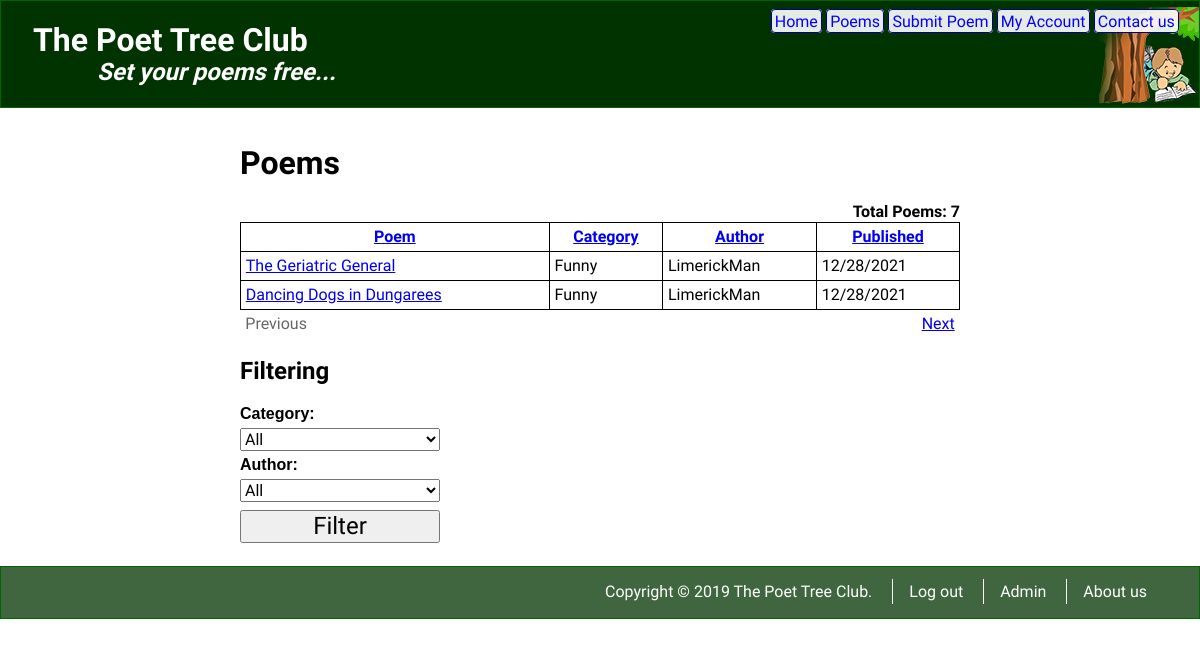
Screenshot of /ExceptionHandling/Exercises/phppoetry.com/poems.php?cat=0&user=0&order=category&dir=asc with the database file from the repository.
### tables this page shows
CREATE TABLE poems (
  poem_id INT NOT NULL AUTO_INCREMENT,
  title VARCHAR(200) NOT NULL, 
  poem TEXT NOT NULL, 
  date_submitted DATETIME NOT NULL DEFAULT now(),
  category_id INT,
  user_id INT,
  date_approved DATETIME,
  INDEX cat_ind (category_id),
  INDEX usr_ind (user_id),
  FOREIGN KEY (user_id) references users(user_id),
  FOREIGN KEY (category_id) references categories(category_id),
  PRIMARY KEY(poem_id)
);

CREATE TABLE categories (
  category_id INT NOT NULL AUTO_INCREMENT,
  category VARCHAR(100) NOT NULL, 
  PRIMARY KEY(category_id)
);

CREATE TABLE users (
  user_id INT NOT NULL AUTO_INCREMENT,
  first_name VARCHAR(50) NOT NULL, 
  last_name VARCHAR(50) NOT NULL, 
  email VARCHAR(100) NOT NULL UNIQUE, 
  username VARCHAR(30) NOT NULL UNIQUE,
  pass_phrase VARCHAR(500) NOT NULL,
  is_admin TINYINT NOT NULL DEFAULT 0,
  date_registered DATETIME NOT NULL DEFAULT now(),
  profile_pic VARCHAR(30) UNIQUE,
  registration_confirmed TINYINT NOT NULL DEFAULT 0,
  PRIMARY KEY(user_id)
);

### ExceptionHandling/Exercises/phppoetry.com/poems.php (the view, shortened to what this page needs)
<?php
  $pageTitle = 'Poems';
  $offset = $_GET['offset'] ?? 0;
  $offset = (int) $offset;
  $rowsToShow = 2;
  $order = $_GET['order'] ?? 'date_approved';
  $dir = $_GET['dir'] ?? 'desc';
  $dsn = 'mysql:host=localhost;dbname=poetree';
  $username = 'root';
  $password = 'pwdpwd';
  $db = new PDO($dsn, $username, $password);
  $query = "SELECT p.poem_id, p.title, p.date_approved,
  c.category, u.username
          FROM poems p
          JOIN categories c ON c.category_id = p.category_id
          JOIN users u ON u.user_id = p.user_id
          WHERE p.date_approved IS NOT NULL";
  $selCatId = $_GET['cat'] ?? 0;
  $selUserId = $_GET['user'] ?? 0;
  $params = [];
  $query .= " ORDER BY  $order $dir
          LIMIT $offset, $rowsToShow";
  $stmt = $db->prepare($query);
  $stmt->execute($params);
  $qPoemCount = "SELECT COUNT(p.poem_id) AS num
  FROM poems p
    JOIN categories c ON c.category_id = p.category_id
    JOIN users u ON u.user_id = p.user_id
  WHERE p.date_approved IS NOT NULL";
  $stmtPoemCount = $db->prepare($qPoemCount);
  $stmtPoemCount->execute($params);
  $poemCount = $stmtPoemCount->fetch()['num'];
  $prevOffset = max($offset - $rowsToShow, 0);
  $nextOffset = $offset + $rowsToShow;
  $href = "poems.php?cat=$selCatId&user=$selUserId&";
  $prev = $href . "offset=$prevOffset&order=$order&dir=$dir";
  $next = $href . "offset=$nextOffset&order=$order&dir=$dir";
  $dirTitle = 'asc';
  $dirCategory = 'asc';
  $dirUsername = 'asc';
  $dirPublished = 'asc';
  if ($dir === 'asc') {
    switch ($order) {
      case 'category':
        $dirCategory = 'desc';
        break;
    }
  }
  $titleLink = $href . "order=title&dir=$dirTitle";
  $categoryLink = $href . "order=category&dir=$dirCategory";
  $usernameLink = $href . "order=username&dir=$dirUsername";
  $publishedLink = $href . "order=date_approved&dir=$dirPublished";
?>
<main id="poems">
  <h1><?= $pageTitle ?></h1>
  <table>
    <caption>Total Poems: <?= $poemCount ?></caption>
    <thead>
      <tr>
        <th>
          <a href="<?= $titleLink ?>">Poem</a>
        </th>
        <th>
          <a href="<?= $categoryLink ?>">Category</a>
        </th>
        <th>
          <a href="<?= $usernameLink ?>">Author</a>
        </th>
        <th>
          <a href="<?= $publishedLink ?>">Published</a>
        </th>
      </tr>
    </thead>
    <tbody>
      <?php
        while ($row = $stmt->fetch()) {
          $approved = strtotime($row['date_approved']);
          $published = date('m/d/Y', $approved);
      ?>
        <tr class="normal">
          <td>
            <a href="poem.php?poem-id=<?= $row['poem_id'] ?>">
              <?= $row['title'] ?>
            </a>
          </td>
          <td><?= $row['category'] ?></td>
          <td><?= $row['username'] ?></td>
          <td><?= $published ?></td>
        </tr>
      <?php } ?>
    </tbody>
    <tfoot class="pagination">
      <tr>
        <?php
          if ($offset === 0) {
            echo "<td class='disabled'>Previous</td>";
          } else {
            echo "<td><a href='$prev'>Previous</a></td>";
          }
        ?>
        <td colspan="2"></td>
        <?php
          if ($nextOffset >= $poemCount) {
            echo "<td class='disabled'>Next</td>";
          } else {
            echo "<td><a href='$next'>Next</a></td>";
          }
        ?>
      </tr>
    </tfoot>
  </table>
  <h2>Filtering</h2>
  <form method="get" action="poems.php">
    <label for="cat">Category:</label>
    <select name="cat" id="cat">
      <option value="0">All</option>
    </select>
    <label for="user">Author:</label>
    <select name="user" id="user">
      <option value="0">All</option>
    </select>
    <button name="filter" class="wide">Filter</button>
  </form>
</main>

### static/styles/styles.css (style rules this page uses)
body { font-family: 'Frank Ruhl Libre', serif; }
main { padding: 1em 20%; }
main h1 { font-family: 'Assistant', sans-serif; }
table { border-collapse: collapse; width: 100%; }
caption { font-weight: bold; text-align: right; }
td, th { border: 1px solid black; padding: .3em; }
tfoot td { text-align: right; }
.disabled { color: #666; }
tfoot.pagination td { border: none; }
tfoot.pagination td:first-child { text-align: left; }
label { display: block; font-family: Arial; font-size: 1.5em; margin: .3em 0; }
select { font-size: 1.3em; width: 100%; }
button.wide { box-sizing: border-box; float: none; font-size: 1.5em; margin: .3em 0; width: 100%; }
#poems form { margin-top: 1em; max-width: 200px; }
#poems form label { font-size: 1em; }
#poems label { font-size: 1em; font-weight: bold; }
#poems select { font-size: 1em; }
#poems table { clear: both; }

### rows the page displays
poems: title "The Geriatric General", category.category "Funny", user.username "LimerickMan", date_approved "12/28/2021"
poems: title "Dancing Dogs in Dungarees", category.category "Funny", user.username "LimerickMan", date_approved "12/28/2021"

### other values shown
$pageTitle "Poems"
$poemCount "7"
